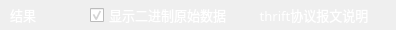
                      <widget class="QWidget" name="widget_response" native="true">
                       <property name="minimumSize">
                        <size>
                         <width>0</width>
                         <height>30</height>
                        </size>
                       </property>
                       <property name="maximumSize">
                        <size>
                         <width>16777215</width>
                         <height>30</height>
                        </size>
                       </property>
                       <property name="font">
                        <font>
                         <family>OPPOSans B</family>
                         <pointsize>10</pointsize>
                         <stylestrategy>PreferAntialias</stylestrategy>
                        </font>
                       </property>
                       <property name="styleSheet">
                        <string notr="true">
#widget_response{
    border-top:2px solid rgba(197, 197, 197,50);
	background-color: rgba(26, 28, 32, 150);
}</string>
                       </property>
                       <layout class="QHBoxLayout" name="horizontalLayout_5">
                        <property name="spacing">
                         <number>0</number>
                        </property>
                        <property name="leftMargin">
                         <number>10</number>
                        </property>
                        <property name="topMargin">
                         <number>0</number>
                        </property>
                        <property name="rightMargin">
                         <number>0</number>
                        </property>
                        <property name="bottomMargin">
                         <number>0</number>
                        </property>
                        <item>
                         <widget class="QLabel" name="label_response_param">
                          <property name="minimumSize">
                           <size>
                            <width>40</width>
                            <height>0</height>
                           </size>
                          </property>
                          <property name="maximumSize">
                           <size>
                            <width>40</width>
                            <height>16777215</height>
                           </size>
                          </property>
                          <property name="font">
                           <font>
                            <family>OPPOSans B</family>
                            <pointsize>10</pointsize>
                            <stylestrategy>PreferAntialias</stylestrategy>
                           </font>
                          </property>
                          <property name="styleSheet">
                           <string notr="true">color: rgb(255, 255, 255);</string>
                          </property>
                          <property name="text">
                           <string>结果</string>
                          </property>
                          <property name="alignment">
                           <set>Qt::AlignLeading|Qt::AlignLeft|Qt::AlignVCenter</set>
                          </property>
                         </widget>
                        </item>
                        <item>
                         <spacer name="horizontalSpacer_5">
                          <property name="font">
                           <font>
                            <stylestrategy>PreferAntialias</stylestrategy>
                           </font>
                          </property>
                          <property name="orientation">
                           <enum>Qt::Horizontal</enum>
                          </property>
                          <property name="sizeHint" stdset="0">
                           <size>
                            <width>40</width>
                            <height>20</height>
                           </size>
                          </property>
                         </spacer>
                        </item>
                        <item>
                         <widget class="QCheckBox" name="checkBox_show_source">
                          <property name="maximumSize">
                           <size>
                            <width>16777215</width>
                            <height>30</height>
                           </size>
                          </property>
                          <property name="font">
                           <font>
                            <family>OPPOSans B</family>
                            <pointsize>10</pointsize>
                            <stylestrategy>PreferAntialias</stylestrategy>
                           </font>
                          </property>
                          <property name="styleSheet">
                           <string notr="true">color: rgb(255, 255, 255);</string>
                          </property>
                          <property name="text">
                           <string>显示二进制原始数据</string>
                          </property>
                          <property name="checked">
                           <bool>true</bool>
                          </property>
                         </widget>
                        </item>
                        <item>
                         <spacer name="horizontalSpacer_44">
                          <property name="font">
                           <font>
                            <stylestrategy>PreferAntialias</stylestrategy>
                           </font>
                          </property>
                          <property name="orientation">
                           <enum>Qt::Horizontal</enum>
                          </property>
                          <property name="sizeType">
                           <enum>QSizePolicy::Fixed</enum>
                          </property>
                          <property name="sizeHint" stdset="0">
                           <size>
                            <width>17</width>
                            <height>27</height>
                           </size>
                          </property>
                         </spacer>
                        </item>
                        <item>
                         <widget class="QToolButton" name="toolButton_show_thrift_info">
                          <property name="minimumSize">
                           <size>
                            <width>130</width>
                            <height>30</height>
                           </size>
                          </property>
                          <property name="maximumSize">
                           <size>
                            <width>130</width>
                            <height>30</height>
                           </size>
                          </property>
                          <property name="font">
                           <font>
                            <family>OPPOSans B</family>
                            <pointsize>10</pointsize>
                            <stylestrategy>PreferAntialias</stylestrategy>
                           </font>
                          </property>
                          <property name="styleSheet">
                           <string notr="true">QToolButton {
	color: rgb(255, 255, 255);
	/*background-color: rgb(54, 81, 97);*/
	border-radius: 5px;
}

QToolButton::menu-indicator { 
	image: None;
}

 
QToolButton:hover {
	color: rgb(255, 255, 255);
	/*background-color: rgb(54, 81, 97);*/
}</string>
                          </property>
                          <property name="text">
                           <string>thrift协议报文说明</string>
                          </property>
                          <property name="iconSize">
                           <size>
                            <width>18</width>
                            <height>18</height>
                           </size>
                          </property>
                          <property name="toolButtonStyle">
                           <enum>Qt::ToolButtonTextBesideIcon</enum>
                          </property>
                         </widget>
                        </item>
                        <item>
                         <spacer name="horizontalSpacer_46">
                          <property name="font">
                           <font>
                            <stylestrategy>PreferAntialias</stylestrategy>
                           </font>
                          </property>
                          <property name="orientation">
                           <enum>Qt::Horizontal</enum>
                          </property>
                          <property name="sizeType">
                           <enum>QSizePolicy::Fixed</enum>
                          </property>
                          <property name="sizeHint" stdset="0">
                           <size>
                            <width>17</width>
                            <height>27</height>
                           </size>
                          </property>
                         </spacer>
                        </item>
                       </layout>
                      </widget>
